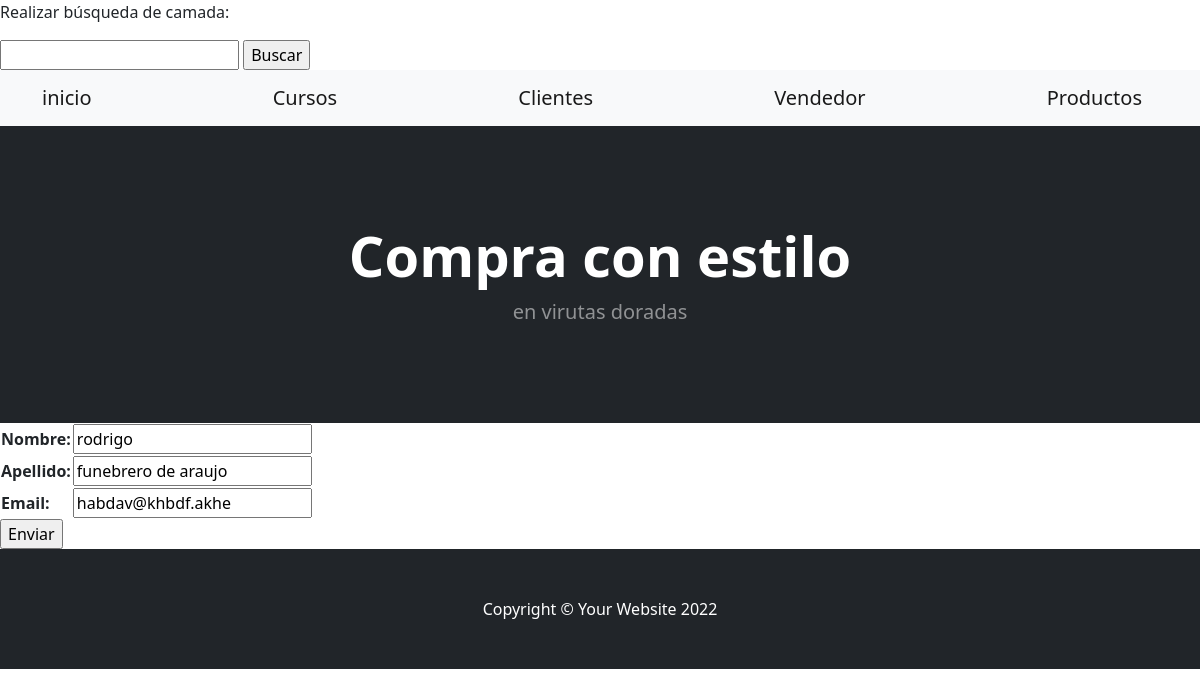
Screenshot of /App1/editarcliente/rodrigo/ with the database file from the repository.
### App1/models.py (models this page shows, shortened)
class estudiante (models.Model):
    nombre =models.CharField(max_length=30)           #ESTO CORRESPONDE A LO QUE AHORA ES ---CLIENTES---
    apellido = models.CharField(max_length=30)
    email = models.EmailField()

### App1/views.py (the view)
# urls.py: path('editarcliente/<cliente_nombre>/', views.editarliente, name='Editarcliente'),  # type: ignore
def editarliente (request, cliente_nombre):
    cliente = estudiante.objects.get(nombre = cliente_nombre)
    if request.method == 'POST':
        miformulario = Clienteformulario(request.POST)
        print(miformulario)
        if miformulario.is_valid:
            informacion = miformulario.cleaned_data
            cliente.nombre= informacion['nombre']
            cliente.apellido= informacion['apellido']
            cliente.email= informacion['email']
            cliente.save()
            return render(request, "index.html")
    else:
        miformulario = Clienteformulario(initial={'nombre': cliente.nombre,
                                                  'apellido': cliente.apellido,
                                                  'email': cliente.email})
        return render (request, "editarcliente.html", {"miformulario": miformulario,
                                                       "cliente_nombre": cliente_nombre})

### App1/forms.py
class Clienteformulario (forms.Form):
    nombre =forms.CharField(max_length=30)
    apellido = forms.CharField(max_length=30)
    email = forms.EmailField()

### App1/template/editarcliente.html (shortened to what this page needs)
{% extends 'padre.html' %}
{% load static %}
{% block contenidoquecambia %}
<form action="" method="POST">{% csrf_token %}
    <table>
        {{   miformulario.as_table}}
    </table>
    <input type="submit" value="Enviar" >
<form>
{% endblock %}

### rows the page displays
estudiante: nombre "rodrigo", apellido "funebrero de araujo", email "habdav@khbdf.akhe"
